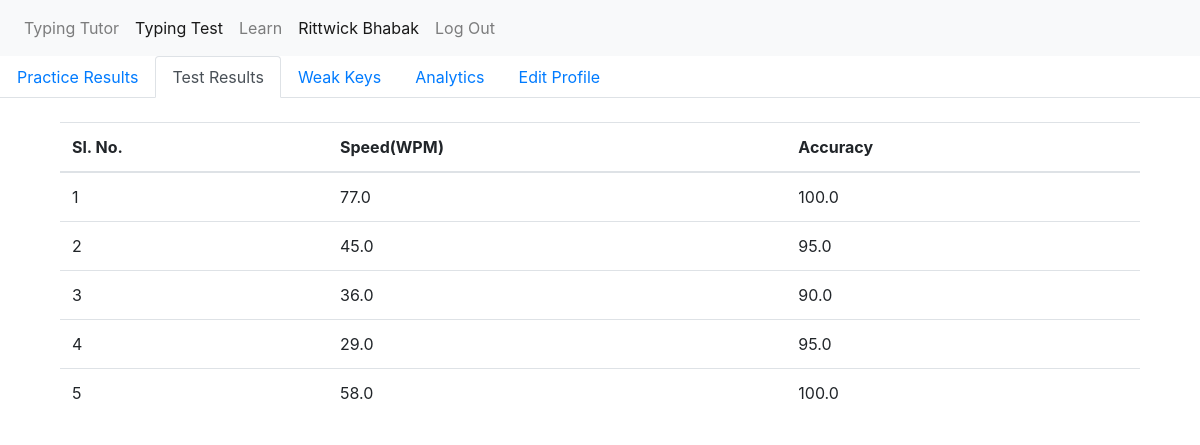
The page /dashboard/test-results (signed in) on the database its author committed.
### myproject/models.py (models this page shows, shortened)
class User(db.Model,UserMixin):
    __tablename__ = 'users'
    id = db.Column(db.Integer, primary_key=True)
    name = db.Column(db.String(64))
    email = db.Column(db.String(64))
    username = db.Column(db.String(64))
    password_hash = db.Column(db.String(128))
    avgSpeed = db.Column(db.Integer)
    level = db.Column(db.Integer)
    weakKeys = db.Column(db.String)

class TestResults(db.Model):
    id = db.Column(db.Integer, primary_key=True)
    user_id = db.Column(db.Integer)
    speed = db.Column(db.Float)
    accuracy = db.Column(db.Float)

### app.py (the view)
@app.route('/dashboard/test-results')
@login_required
def testresults():
    user_id = session['current_user_id_typemaster']
    testresults = TestResults.query.filter_by(user_id=user_id)
    result = []
    for ind,r in enumerate(testresults):
        result.append([ind+1,r.speed,r.accuracy])
    return render_template('logtestresults.html', result = result)

### myproject/models.py (called while the page is built)
@login_manager.user_loader
def load_user(user_id):
    return User.query.get(user_id)

### myproject/templates/logtestresults.html
{% extends "dashboardbase.html" %}
{% block activetest %} active {% endblock %}
{% block dashboarditems %}
<div class="container my-4 mydiv" id="practice-div">
    <table class="table">
        <thead>
            <tr>
                <th scope="col">Sl. No.</th>
                <th scope="col">Speed(WPM)</th>
                <th scope="col">Accuracy</th>
            </tr>
        </thead>
        <tbody>
            {% for r in result %}
            <tr>
                <td>{{r[0]}}</td>
                <td>{{r[1]}}</td>
                <td>{{r[2]}}</td>
            </tr>
            {% endfor %}
        </tbody>
    </table>
</div>
{% endblock %}

### myproject/templates/dashboardbase.html
{% extends "base.html" %}
{% block activeusername %} active {% endblock %}
{% block body %}
<ul class="nav nav-tabs">
    <li class="nav-item">
        <a class="nav-link {% block activepractice %} {% endblock %}" id="practice" href="{{url_for('dashboard')}}">Practice Results</a>
    </li>
    <li class="nav-item">
        <a class="nav-link {% block activetest %} {% endblock %}" id="test" href="{{url_for('testresults')}}">Test Results</a>
    </li>
    <li class="nav-item">
        <a class="nav-link {% block activeweakkeys %} {% endblock %}" id="weakkeys" href="{{url_for('weakkeys')}}">Weak Keys</a>
    </li>
    <li class="nav-item">
        <a class="nav-link {% block activeanalytics %} {% endblock %}" id="analytics" href="{{url_for('testresults')}}">Analytics</a>
    </li>
    <li class="nav-item">
        <a class="nav-link {% block activeeditprofile %} {% endblock %}" id="edit-profile" href="{{url_for('testresults')}}">Edit Profile</a>
    </li>
</ul>
<div class="container my-4 mydiv" id="practice-div">
    {% block dashboarditems %} {% endblock %}
</div>
{% endblock %}

### myproject/templates/base.html (shortened to what this page needs)
<!DOCTYPE html>
<html lang="en">
<head>
  <link rel="stylesheet" href="{{ url_for('static', filename='css/bootstrap.css') }}">
  <link rel="stylesheet" href="{{ url_for('static', filename='css/base.css') }}">
</head>
<body>
  <nav class="navbar navbar-expand navbar-light bg-light">
    <div class="collapse navbar-collapse" id="navbarsExample02">
      <ul class="navbar-nav mr-auto">
        {% if current_user.is_authenticated %}
        <li class="nav-item {% block activetutor %} {% endblock %}">
          <a class="nav-link" href="{{url_for('exercise')}}">Typing Tutor <span class="sr-only">(current)</span></a>
        </li>
        {% else %}
        <li class="nav-item active">
          <a href="{{url_for('index')}}" class="nav-link">Home</a>
        </li>
        {% endif %}
        <li class="nav-item {% block activetest %} {% endblock %}">
          <a class="nav-link" href="{{url_for('typetest')}}">Typing Test</a>
        </li>
        <li class="nav-item {% block activelearn %} {% endblock %}">
          <a class="nav-link" href="#">Learn</a>
        </li>
        {% if current_user.is_authenticated %}
        <li class="nav-item {% block activeusername %} {% endblock %}">
          <a class="nav-link" href="{{url_for('dashboard')}}">{{current_user.name}}</a>
        </li>
        <li class="nav-item {% block activelogout %} {% endblock %}">
          <a class="nav-link" href="{{url_for('logout')}}">Log Out</a>
        </li>
        {% endif %}
      </ul>
    </div>
  </nav>
  {% block body %} {% endblock %}
</body>
</html>

### rows shown on the page
User: name "Rittwick Bhabak"
TestResults: id "1", speed "77.0", accuracy "100.0"
TestResults: id "2", speed "45.0", accuracy "95.0"
TestResults: id "3", speed "36.0", accuracy "90.0"
TestResults: id "4", speed "29.0", accuracy "95.0"
TestResults: id "5", speed "58.0", accuracy "100.0"
